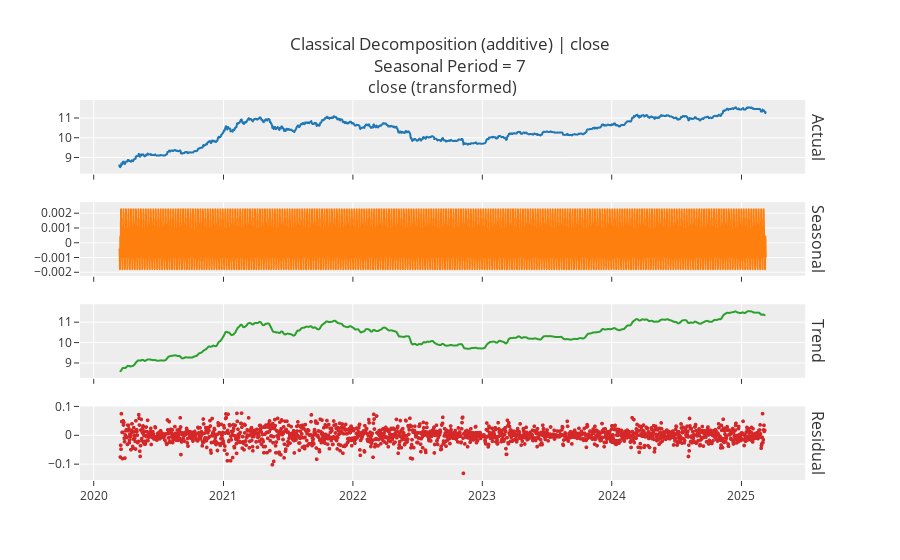
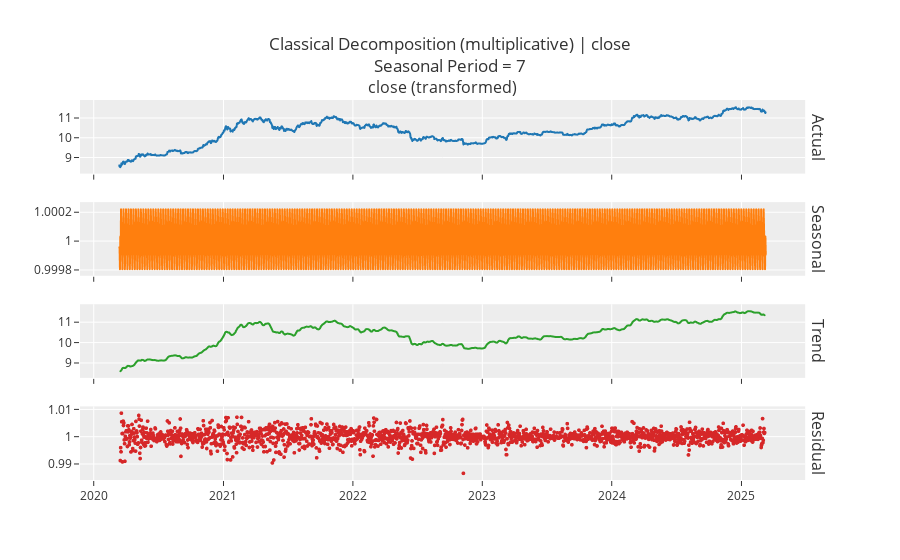
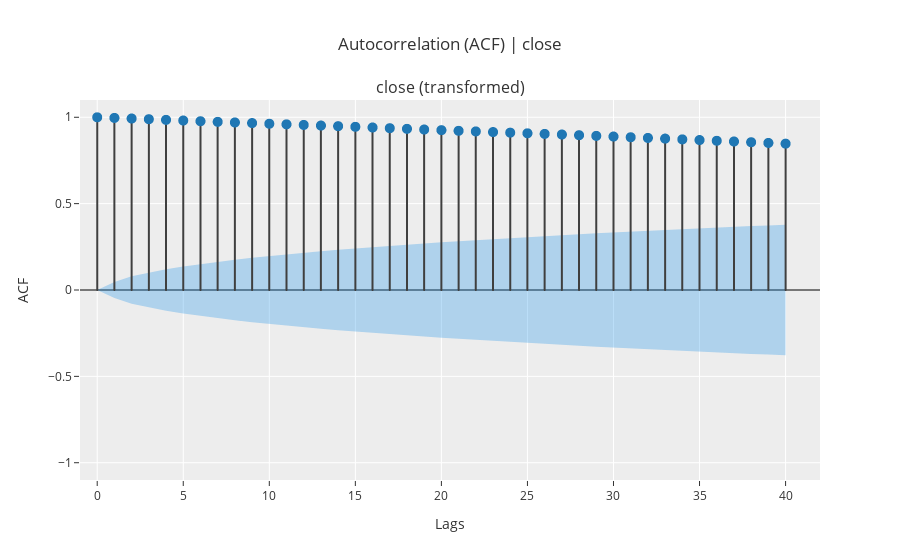
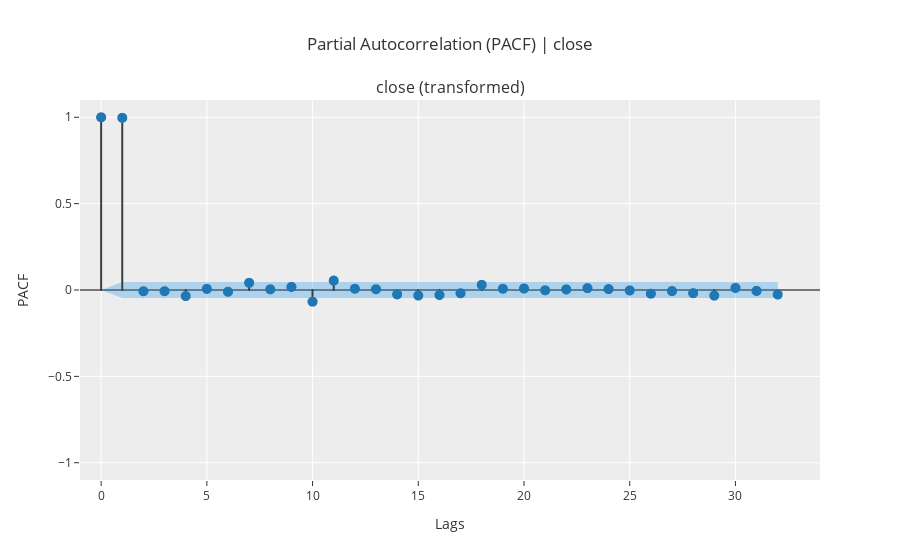

Write notebook code for charts like these, in order.
### Code cell
s.plot_model(plot='decomp')
s.plot_model(plot='decomp', data_kwargs={'type': 'multiplicative'})
s.plot_model(plot='acf')
s.plot_model(plot='pacf')

### Figure 1 — Plotly figure (JSON) as saved in the notebook; plotly's stock layout.template omitted (floating-point values rounded to 4 significant figures; data arrays with more than 128 entries replaced by an {"elided": "..."} marker saying what was removed)
{"data": [{"line": {"color": "rgb(31, 119, 180)", "width": 2}, "marker": {"size": 2}, "mode": "lines+markers", "name": "Actual", "type": "scattergl", "x": {"elided": "1825 str values"}, "xaxis": "x", "y": {"elided": "1825 float values"}, "yaxis": "y"}, {"line": {"color": "rgb(255, 127, 14)", "width": 2}, "marker": {"size": 2}, "mode": "lines+markers", "name": "Seasonal", "type": "scattergl", "x": {"elided": "1825 str values"}, "xaxis": "x2", "y": {"elided": "1825 float values"}, "yaxis": "y2"}, {"line": {"color": "rgb(44, 160, 44)", "width": 2}, "marker": {"size": 2}, "mode": "lines+markers", "name": "Trend", "type": "scattergl", "x": {"elided": "1825 str values"}, "xaxis": "x3", "y": {"elided": "1825 float values"}, "yaxis": "y3"}, {"line": {"color": "rgb(214, 39, 40)", "width": 2}, "marker": {"size": 4}, "mode": "markers", "name": "Residuals", "type": "scattergl", "x": {"elided": "1825 str values"}, "xaxis": "x4", "y": {"elided": "1825 float values"}, "yaxis": "y4"}], "layout": {"annotations": [{"font": {"size": 16}, "showarrow": false, "text": "close (transformed)", "x": 0.49, "xanchor": "center", "xref": "paper", "y": 1, "yanchor": "bottom", "yref": "paper"}, {"font": {"size": 16}, "showarrow": false, "text": "Actual", "textangle": 90, "x": 0.98, "xanchor": "left", "xref": "paper", "y": 0.9031, "yanchor": "middle", "yref": "paper"}, {"font": {"size": 16}, "showarrow": false, "text": "Seasonal", "textangle": 90, "x": 0.98, "xanchor": "left", "xref": "paper", "y": 0.6344, "yanchor": "middle", "yref": "paper"}, {"font": {"size": 16}, "showarrow": false, "text": "Trend", "textangle": 90, "x": 0.98, "xanchor": "left", "xref": "paper", "y": 0.3656, "yanchor": "middle", "yref": "paper"}, {"font": {"size": 16}, "showarrow": false, "text": "Residual", "textangle": 90, "x": 0.98, "xanchor": "left", "xref": "paper", "y": 0.09688, "yanchor": "middle", "yref": "paper"}], "showlegend": false, "title": {"text": "Classical Decomposition (additive) | close<br>Seasonal Period = 7"}, "xaxis": {"anchor": "y", "domain": [0, 0.98], "matches": "x4", "showticklabels": false}, "xaxis2": {"anchor": "y2", "domain": [0, 0.98], "matches": "x4", "showticklabels": false}, "xaxis3": {"anchor": "y3", "domain": [0, 0.98], "matches": "x4", "showticklabels": false}, "xaxis4": {"anchor": "y4", "domain": [0, 0.98]}, "yaxis": {"anchor": "x", "domain": [0.8063, 1]}, "yaxis2": {"anchor": "x2", "domain": [0.5375, 0.7312]}, "yaxis3": {"anchor": "x3", "domain": [0.2687, 0.4625]}, "yaxis4": {"anchor": "x4", "domain": [0, 0.1938]}}}

### Figure 2 — Plotly figure (JSON) as saved in the notebook; plotly's stock layout.template omitted (floating-point values rounded to 4 significant figures; data arrays with more than 128 entries replaced by an {"elided": "..."} marker saying what was removed)
{"data": [{"line": {"color": "rgb(31, 119, 180)", "width": 2}, "marker": {"size": 2}, "mode": "lines+markers", "name": "Actual", "type": "scattergl", "x": {"elided": "1825 str values"}, "xaxis": "x", "y": {"elided": "1825 float values"}, "yaxis": "y"}, {"line": {"color": "rgb(255, 127, 14)", "width": 2}, "marker": {"size": 2}, "mode": "lines+markers", "name": "Seasonal", "type": "scattergl", "x": {"elided": "1825 str values"}, "xaxis": "x2", "y": {"elided": "1825 float values"}, "yaxis": "y2"}, {"line": {"color": "rgb(44, 160, 44)", "width": 2}, "marker": {"size": 2}, "mode": "lines+markers", "name": "Trend", "type": "scattergl", "x": {"elided": "1825 str values"}, "xaxis": "x3", "y": {"elided": "1825 float values"}, "yaxis": "y3"}, {"line": {"color": "rgb(214, 39, 40)", "width": 2}, "marker": {"size": 4}, "mode": "markers", "name": "Residuals", "type": "scattergl", "x": {"elided": "1825 str values"}, "xaxis": "x4", "y": {"elided": "1825 float values"}, "yaxis": "y4"}], "layout": {"annotations": [{"font": {"size": 16}, "showarrow": false, "text": "close (transformed)", "x": 0.49, "xanchor": "center", "xref": "paper", "y": 1, "yanchor": "bottom", "yref": "paper"}, {"font": {"size": 16}, "showarrow": false, "text": "Actual", "textangle": 90, "x": 0.98, "xanchor": "left", "xref": "paper", "y": 0.9031, "yanchor": "middle", "yref": "paper"}, {"font": {"size": 16}, "showarrow": false, "text": "Seasonal", "textangle": 90, "x": 0.98, "xanchor": "left", "xref": "paper", "y": 0.6344, "yanchor": "middle", "yref": "paper"}, {"font": {"size": 16}, "showarrow": false, "text": "Trend", "textangle": 90, "x": 0.98, "xanchor": "left", "xref": "paper", "y": 0.3656, "yanchor": "middle", "yref": "paper"}, {"font": {"size": 16}, "showarrow": false, "text": "Residual", "textangle": 90, "x": 0.98, "xanchor": "left", "xref": "paper", "y": 0.09688, "yanchor": "middle", "yref": "paper"}], "showlegend": false, "title": {"text": "Classical Decomposition (multiplicative) | close<br>Seasonal Period = 7"}, "xaxis": {"anchor": "y", "domain": [0, 0.98], "matches": "x4", "showticklabels": false}, "xaxis2": {"anchor": "y2", "domain": [0, 0.98], "matches": "x4", "showticklabels": false}, "xaxis3": {"anchor": "y3", "domain": [0, 0.98], "matches": "x4", "showticklabels": false}, "xaxis4": {"anchor": "y4", "domain": [0, 0.98]}, "yaxis": {"anchor": "x", "domain": [0.8063, 1]}, "yaxis2": {"anchor": "x2", "domain": [0.5375, 0.7312]}, "yaxis3": {"anchor": "x3", "domain": [0.2687, 0.4625]}, "yaxis4": {"anchor": "x4", "domain": [0, 0.1938]}}}

### Figure 3 — Plotly figure (JSON) as saved in the notebook; plotly's stock layout.template omitted (floating-point values rounded to 4 significant figures)
{"data": [{"line": {"color": "#3f3f3f"}, "marker": {"size": 10}, "mode": "lines", "name": "ACF", "showlegend": false, "type": "scattergl", "x": [0, 0], "xaxis": "x", "y": [0, 1], "yaxis": "y"}, {"line": {"color": "#3f3f3f"}, "marker": {"size": 10}, "mode": "lines", "name": "ACF", "showlegend": false, "type": "scattergl", "x": [1, 1], "xaxis": "x", "y": [0, 0.9963], "yaxis": "y"}, {"line": {"color": "#3f3f3f"}, "marker": {"size": 10}, "mode": "lines", "name": "ACF", "showlegend": false, "type": "scattergl", "x": [2, 2], "xaxis": "x", "y": [0, 0.9926], "yaxis": "y"}, {"line": {"color": "#3f3f3f"}, "marker": {"size": 10}, "mode": "lines", "name": "ACF", "showlegend": false, "type": "scattergl", "x": [3, 3], "xaxis": "x", "y": [0, 0.9889], "yaxis": "y"}, {"line": {"color": "#3f3f3f"}, "marker": {"size": 10}, "mode": "lines", "name": "ACF", "showlegend": false, "type": "scattergl", "x": [4, 4], "xaxis": "x", "y": [0, 0.985], "yaxis": "y"}, {"line": {"color": "#3f3f3f"}, "marker": {"size": 10}, "mode": "lines", "name": "ACF", "showlegend": false, "type": "scattergl", "x": [5, 5], "xaxis": "x", "y": [0, 0.9811], "yaxis": "y"}, {"line": {"color": "#3f3f3f"}, "marker": {"size": 10}, "mode": "lines", "name": "ACF", "showlegend": false, "type": "scattergl", "x": [6, 6], "xaxis": "x", "y": [0, 0.9772], "yaxis": "y"}, {"line": {"color": "#3f3f3f"}, "marker": {"size": 10}, "mode": "lines", "name": "ACF", "showlegend": false, "type": "scattergl", "x": [7, 7], "xaxis": "x", "y": [0, 0.9735], "yaxis": "y"}, {"line": {"color": "#3f3f3f"}, "marker": {"size": 10}, "mode": "lines", "name": "ACF", "showlegend": false, "type": "scattergl", "x": [8, 8], "xaxis": "x", "y": [0, 0.9699], "yaxis": "y"}, {"line": {"color": "#3f3f3f"}, "marker": {"size": 10}, "mode": "lines", "name": "ACF", "showlegend": false, "type": "scattergl", "x": [9, 9], "xaxis": "x", "y": [0, 0.9664], "yaxis": "y"}, {"line": {"color": "#3f3f3f"}, "marker": {"size": 10}, "mode": "lines", "name": "ACF", "showlegend": false, "type": "scattergl", "x": [10, 10], "xaxis": "x", "y": [0, 0.9625], "yaxis": "y"}, {"line": {"color": "#3f3f3f"}, "marker": {"size": 10}, "mode": "lines", "name": "ACF", "showlegend": false, "type": "scattergl", "x": [11, 11], "xaxis": "x", "y": [0, 0.959], "yaxis": "y"}, {"line": {"color": "#3f3f3f"}, "marker": {"size": 10}, "mode": "lines", "name": "ACF", "showlegend": false, "type": "scattergl", "x": [12, 12], "xaxis": "x", "y": [0, 0.9555], "yaxis": "y"}, {"line": {"color": "#3f3f3f"}, "marker": {"size": 10}, "mode": "lines", "name": "ACF", "showlegend": false, "type": "scattergl", "x": [13, 13], "xaxis": "x", "y": [0, 0.9521], "yaxis": "y"}, {"line": {"color": "#3f3f3f"}, "marker": {"size": 10}, "mode": "lines", "name": "ACF", "showlegend": false, "type": "scattergl", "x": [14, 14], "xaxis": "x", "y": [0, 0.9485], "yaxis": "y"}, {"line": {"color": "#3f3f3f"}, "marker": {"size": 10}, "mode": "lines", "name": "ACF", "showlegend": false, "type": "scattergl", "x": [15, 15], "xaxis": "x", "y": [0, 0.9447], "yaxis": "y"}, {"line": {"color": "#3f3f3f"}, "marker": {"size": 10}, "mode": "lines", "name": "ACF", "showlegend": false, "type": "scattergl", "x": [16, 16], "xaxis": "x", "y": [0, 0.9408], "yaxis": "y"}, {"line": {"color": "#3f3f3f"}, "marker": {"size": 10}, "mode": "lines", "name": "ACF", "showlegend": false, "type": "scattergl", "x": [17, 17], "xaxis": "x", "y": [0, 0.9368], "yaxis": "y"}, {"line": {"color": "#3f3f3f"}, "marker": {"size": 10}, "mode": "lines", "name": "ACF", "showlegend": false, "type": "scattergl", "x": [18, 18], "xaxis": "x", "y": [0, 0.9329], "yaxis": "y"}, {"line": {"color": "#3f3f3f"}, "marker": {"size": 10}, "mode": "lines", "name": "ACF", "showlegend": false, "type": "scattergl", "x": [19, 19], "xaxis": "x", "y": [0, 0.9291], "yaxis": "y"}, {"line": {"color": "#3f3f3f"}, "marker": {"size": 10}, "mode": "lines", "name": "ACF", "showlegend": false, "type": "scattergl", "x": [20, 20], "xaxis": "x", "y": [0, 0.9254], "yaxis": "y"}, {"line": {"color": "#3f3f3f"}, "marker": {"size": 10}, "mode": "lines", "name": "ACF", "showlegend": false, "type": "scattergl", "x": [21, 21], "xaxis": "x", "y": [0, 0.9217], "yaxis": "y"}, {"line": {"color": "#3f3f3f"}, "marker": {"size": 10}, "mode": "lines", "name": "ACF", "showlegend": false, "type": "scattergl", "x": [22, 22], "xaxis": "x", "y": [0, 0.918], "yaxis": "y"}, {"line": {"color": "#3f3f3f"}, "marker": {"size": 10}, "mode": "lines", "name": "ACF", "showlegend": false, "type": "scattergl", "x": [23, 23], "xaxis": "x", "y": [0, 0.9144], "yaxis": "y"}, {"line": {"color": "#3f3f3f"}, "marker": {"size": 10}, "mode": "lines", "name": "ACF", "showlegend": false, "type": "scattergl", "x": [24, 24], "xaxis": "x", "y": [0, 0.9109], "yaxis": "y"}, {"line": {"color": "#3f3f3f"}, "marker": {"size": 10}, "mode": "lines", "name": "ACF", "showlegend": false, "type": "scattergl", "x": [25, 25], "xaxis": "x", "y": [0, 0.9073], "yaxis": "y"}, {"line": {"color": "#3f3f3f"}, "marker": {"size": 10}, "mode": "lines", "name": "ACF", "showlegend": false, "type": "scattergl", "x": [26, 26], "xaxis": "x", "y": [0, 0.9037], "yaxis": "y"}, {"line": {"color": "#3f3f3f"}, "marker": {"size": 10}, "mode": "lines", "name": "ACF", "showlegend": false, "type": "scattergl", "x": [27, 27], "xaxis": "x", "y": [0, 0.9], "yaxis": "y"}, {"line": {"color": "#3f3f3f"}, "marker": {"size": 10}, "mode": "lines", "name": "ACF", "showlegend": false, "type": "scattergl", "x": [28, 28], "xaxis": "x", "y": [0, 0.8963], "yaxis": "y"}, {"line": {"color": "#3f3f3f"}, "marker": {"size": 10}, "mode": "lines", "name": "ACF", "showlegend": false, "type": "scattergl", "x": [29, 29], "xaxis": "x", "y": [0, 0.8923], "yaxis": "y"}, {"line": {"color": "#3f3f3f"}, "marker": {"size": 10}, "mode": "lines", "name": "ACF", "showlegend": false, "type": "scattergl", "x": [30, 30], "xaxis": "x", "y": [0, 0.8884], "yaxis": "y"}, {"line": {"color": "#3f3f3f"}, "marker": {"size": 10}, "mode": "lines", "name": "ACF", "showlegend": false, "type": "scattergl", "x": [31, 31], "xaxis": "x", "y": [0, 0.8844], "yaxis": "y"}, {"line": {"color": "#3f3f3f"}, "marker": {"size": 10}, "mode": "lines", "name": "ACF", "showlegend": false, "type": "scattergl", "x": [32, 32], "xaxis": "x", "y": [0, 0.8803], "yaxis": "y"}, {"line": {"color": "#3f3f3f"}, "marker": {"size": 10}, "mode": "lines", "name": "ACF", "showlegend": false, "type": "scattergl", "x": [33, 33], "xaxis": "x", "y": [0, 0.8763], "yaxis": "y"}, {"line": {"color": "#3f3f3f"}, "marker": {"size": 10}, "mode": "lines", "name": "ACF", "showlegend": false, "type": "scattergl", "x": [34, 34], "xaxis": "x", "y": [0, 0.8721], "yaxis": "y"}, {"line": {"color": "#3f3f3f"}, "marker": {"size": 10}, "mode": "lines", "name": "ACF", "showlegend": false, "type": "scattergl", "x": [35, 35], "xaxis": "x", "y": [0, 0.868], "yaxis": "y"}, {"line": {"color": "#3f3f3f"}, "marker": {"size": 10}, "mode": "lines", "name": "ACF", "showlegend": false, "type": "scattergl", "x": [36, 36], "xaxis": "x", "y": [0, 0.8639], "yaxis": "y"}, {"line": {"color": "#3f3f3f"}, "marker": {"size": 10}, "mode": "lines", "name": "ACF", "showlegend": false, "type": "scattergl", "x": [37, 37], "xaxis": "x", "y": [0, 0.8598], "yaxis": "y"}, {"line": {"color": "#3f3f3f"}, "marker": {"size": 10}, "mode": "lines", "name": "ACF", "showlegend": false, "type": "scattergl", "x": [38, 38], "xaxis": "x", "y": [0, 0.8557], "yaxis": "y"}, {"line": {"color": "#3f3f3f"}, "marker": {"size": 10}, "mode": "lines", "name": "ACF", "showlegend": false, "type": "scattergl", "x": [39, 39], "xaxis": "x", "y": [0, 0.8514], "yaxis": "y"}, {"line": {"color": "#3f3f3f"}, "marker": {"size": 10}, "mode": "lines", "name": "ACF", "showlegend": false, "type": "scattergl", "x": [40, 40], "xaxis": "x", "y": [0, 0.8472], "yaxis": "y"}, {"marker": {"color": "#1f77b4", "size": 10}, "mode": "markers", "name": "ACF", "showlegend": false, "type": "scattergl", "x": [0, 1, 2, 3, 4, 5, 6, 7, 8, 9, 10, 11, 12, 13, 14, 15, 16, 17, 18, 19, 20, 21, 22, 23, 24, 25, 26, 27, 28, 29, 30, 31, 32, 33, 34, 35, 36, 37, 38, 39, 40], "xaxis": "x", "y": [1, 0.9963, 0.9926, 0.9889, 0.985, 0.9811, 0.9772, 0.9735, 0.9699, 0.9664, 0.9625, 0.959, 0.9555, 0.9521, 0.9485, 0.9447, 0.9408, 0.9368, 0.9329, 0.9291, 0.9254, 0.9217, 0.918, 0.9144, 0.9109, 0.9073, 0.9037, 0.9, 0.8963, 0.8923, 0.8884, 0.8844, 0.8803, 0.8763, 0.8721, 0.868, 0.8639, 0.8598, 0.8557, 0.8514, 0.8472], "yaxis": "y"}, {"line": {"color": "rgba(255,255,255,0)"}, "marker": {"size": 10}, "mode": "lines", "name": "UC", "showlegend": false, "type": "scatter", "x": [0, 1, 2, 3, 4, 5, 6, 7, 8, 9, 10, 11, 12, 13, 14, 15, 16, 17, 18, 19, 20, 21, 22, 23, 24, 25, 26, 27, 28, 29, 30, 31, 32, 33, 34, 35, 36, 37, 38, 39, 40], "xaxis": "x", "y": [0, 0.04588, 0.07927, 0.1021, 0.1206, 0.1365, 0.1506, 0.1634, 0.1752, 0.1862, 0.1964, 0.2061, 0.2153, 0.2241, 0.2324, 0.2404, 0.2481, 0.2555, 0.2627, 0.2695, 0.2762, 0.2826, 0.2889, 0.295, 0.3009, 0.3066, 0.3122, 0.3177, 0.323, 0.3282, 0.3333, 0.3382, 0.3431, 0.3478, 0.3524, 0.3569, 0.3613, 0.3656, 0.3699, 0.374, 0.3781], "yaxis": "y"}, {"fill": "tonexty", "fillcolor": "rgba(32, 146, 230,0.3)", "line": {"color": "rgba(255,255,255,0)"}, "marker": {"size": 10}, "mode": "lines", "name": "LC", "showlegend": false, "type": "scatter", "x": [0, 1, 2, 3, 4, 5, 6, 7, 8, 9, 10, 11, 12, 13, 14, 15, 16, 17, 18, 19, 20, 21, 22, 23, 24, 25, 26, 27, 28, 29, 30, 31, 32, 33, 34, 35, 36, 37, 38, 39, 40], "xaxis": "x", "y": [0, -0.04588, -0.07927, -0.1021, -0.1206, -0.1365, -0.1506, -0.1634, -0.1752, -0.1862, -0.1964, -0.2061, -0.2153, -0.2241, -0.2324, -0.2404, -0.2481, -0.2555, -0.2627, -0.2695, -0.2762, -0.2826, -0.2889, -0.295, -0.3009, -0.3066, -0.3122, -0.3177, -0.323, -0.3282, -0.3333, -0.3382, -0.3431, -0.3478, -0.3524, -0.3569, -0.3613, -0.3656, -0.3699, -0.374, -0.3781], "yaxis": "y"}], "layout": {"annotations": [{"font": {"size": 16}, "showarrow": false, "text": "close (transformed)", "x": 0.5, "xanchor": "center", "xref": "paper", "y": 1, "yanchor": "bottom", "yref": "paper"}], "showlegend": false, "title": {"text": "Autocorrelation (ACF) | close"}, "xaxis": {"anchor": "y", "domain": [0, 1], "range": [-1, 42], "title": {"text": "Lags"}}, "yaxis": {"anchor": "x", "domain": [0, 1], "range": [-1.1, 1.1], "title": {"text": "ACF"}, "zerolinecolor": "#000000"}}}

### Figure 4 — Plotly figure (JSON) as saved in the notebook; plotly's stock layout.template omitted (floating-point values rounded to 4 significant figures)
{"data": [{"line": {"color": "#3f3f3f"}, "marker": {"size": 10}, "mode": "lines", "name": "PACF", "showlegend": false, "type": "scattergl", "x": [0, 0], "xaxis": "x", "y": [0, 1], "yaxis": "y"}, {"line": {"color": "#3f3f3f"}, "marker": {"size": 10}, "mode": "lines", "name": "PACF", "showlegend": false, "type": "scattergl", "x": [1, 1], "xaxis": "x", "y": [0, 0.9969], "yaxis": "y"}, {"line": {"color": "#3f3f3f"}, "marker": {"size": 10}, "mode": "lines", "name": "PACF", "showlegend": false, "type": "scattergl", "x": [2, 2], "xaxis": "x", "y": [0, -0.007203], "yaxis": "y"}, {"line": {"color": "#3f3f3f"}, "marker": {"size": 10}, "mode": "lines", "name": "PACF", "showlegend": false, "type": "scattergl", "x": [3, 3], "xaxis": "x", "y": [0, -0.007085], "yaxis": "y"}, {"line": {"color": "#3f3f3f"}, "marker": {"size": 10}, "mode": "lines", "name": "PACF", "showlegend": false, "type": "scattergl", "x": [4, 4], "xaxis": "x", "y": [0, -0.03491], "yaxis": "y"}, {"line": {"color": "#3f3f3f"}, "marker": {"size": 10}, "mode": "lines", "name": "PACF", "showlegend": false, "type": "scattergl", "x": [5, 5], "xaxis": "x", "y": [0, 0.006457], "yaxis": "y"}, {"line": {"color": "#3f3f3f"}, "marker": {"size": 10}, "mode": "lines", "name": "PACF", "showlegend": false, "type": "scattergl", "x": [6, 6], "xaxis": "x", "y": [0, -0.01021], "yaxis": "y"}, {"line": {"color": "#3f3f3f"}, "marker": {"size": 10}, "mode": "lines", "name": "PACF", "showlegend": false, "type": "scattergl", "x": [7, 7], "xaxis": "x", "y": [0, 0.0416], "yaxis": "y"}, {"line": {"color": "#3f3f3f"}, "marker": {"size": 10}, "mode": "lines", "name": "PACF", "showlegend": false, "type": "scattergl", "x": [8, 8], "xaxis": "x", "y": [0, 0.004029], "yaxis": "y"}, {"line": {"color": "#3f3f3f"}, "marker": {"size": 10}, "mode": "lines", "name": "PACF", "showlegend": false, "type": "scattergl", "x": [9, 9], "xaxis": "x", "y": [0, 0.01787], "yaxis": "y"}, {"line": {"color": "#3f3f3f"}, "marker": {"size": 10}, "mode": "lines", "name": "PACF", "showlegend": false, "type": "scattergl", "x": [10, 10], "xaxis": "x", "y": [0, -0.06762], "yaxis": "y"}, {"line": {"color": "#3f3f3f"}, "marker": {"size": 10}, "mode": "lines", "name": "PACF", "showlegend": false, "type": "scattergl", "x": [11, 11], "xaxis": "x", "y": [0, 0.05424], "yaxis": "y"}, {"line": {"color": "#3f3f3f"}, "marker": {"size": 10}, "mode": "lines", "name": "PACF", "showlegend": false, "type": "scattergl", "x": [12, 12], "xaxis": "x", "y": [0, 0.007274], "yaxis": "y"}, {"line": {"color": "#3f3f3f"}, "marker": {"size": 10}, "mode": "lines", "name": "PACF", "showlegend": false, "type": "scattergl", "x": [13, 13], "xaxis": "x", "y": [0, 0.004448], "yaxis": "y"}, {"line": {"color": "#3f3f3f"}, "marker": {"size": 10}, "mode": "lines", "name": "PACF", "showlegend": false, "type": "scattergl", "x": [14, 14], "xaxis": "x", "y": [0, -0.02512], "yaxis": "y"}, {"line": {"color": "#3f3f3f"}, "marker": {"size": 10}, "mode": "lines", "name": "PACF", "showlegend": false, "type": "scattergl", "x": [15, 15], "xaxis": "x", "y": [0, -0.0319], "yaxis": "y"}, {"line": {"color": "#3f3f3f"}, "marker": {"size": 10}, "mode": "lines", "name": "PACF", "showlegend": false, "type": "scattergl", "x": [16, 16], "xaxis": "x", "y": [0, -0.02859], "yaxis": "y"}, {"line": {"color": "#3f3f3f"}, "marker": {"size": 10}, "mode": "lines", "name": "PACF", "showlegend": false, "type": "scattergl", "x": [17, 17], "xaxis": "x", "y": [0, -0.01874], "yaxis": "y"}, {"line": {"color": "#3f3f3f"}, "marker": {"size": 10}, "mode": "lines", "name": "PACF", "showlegend": false, "type": "scattergl", "x": [18, 18], "xaxis": "x", "y": [0, 0.02979], "yaxis": "y"}, {"line": {"color": "#3f3f3f"}, "marker": {"size": 10}, "mode": "lines", "name": "PACF", "showlegend": false, "type": "scattergl", "x": [19, 19], "xaxis": "x", "y": [0, 0.007146], "yaxis": "y"}, {"line": {"color": "#3f3f3f"}, "marker": {"size": 10}, "mode": "lines", "name": "PACF", "showlegend": false, "type": "scattergl", "x": [20, 20], "xaxis": "x", "y": [0, 0.008641], "yaxis": "y"}, {"line": {"color": "#3f3f3f"}, "marker": {"size": 10}, "mode": "lines", "name": "PACF", "showlegend": false, "type": "scattergl", "x": [21, 21], "xaxis": "x", "y": [0, -0.001779], "yaxis": "y"}, {"line": {"color": "#3f3f3f"}, "marker": {"size": 10}, "mode": "lines", "name": "PACF", "showlegend": false, "type": "scattergl", "x": [22, 22], "xaxis": "x", "y": [0, 0.00347], "yaxis": "y"}, {"line": {"color": "#3f3f3f"}, "marker": {"size": 10}, "mode": "lines", "name": "PACF", "showlegend": false, "type": "scattergl", "x": [23, 23], "xaxis": "x", "y": [0, 0.01069], "yaxis": "y"}, {"line": {"color": "#3f3f3f"}, "marker": {"size": 10}, "mode": "lines", "name": "PACF", "showlegend": false, "type": "scattergl", "x": [24, 24], "xaxis": "x", "y": [0, 0.005312], "yaxis": "y"}, {"line": {"color": "#3f3f3f"}, "marker": {"size": 10}, "mode": "lines", "name": "PACF", "showlegend": false, "type": "scattergl", "x": [25, 25], "xaxis": "x", "y": [0, -0.002519], "yaxis": "y"}, {"line": {"color": "#3f3f3f"}, "marker": {"size": 10}, "mode": "lines", "name": "PACF", "showlegend": false, "type": "scattergl", "x": [26, 26], "xaxis": "x", "y": [0, -0.0213], "yaxis": "y"}, {"line": {"color": "#3f3f3f"}, "marker": {"size": 10}, "mode": "lines", "name": "PACF", "showlegend": false, "type": "scattergl", "x": [27, 27], "xaxis": "x", "y": [0, -0.00609], "yaxis": "y"}, {"line": {"color": "#3f3f3f"}, "marker": {"size": 10}, "mode": "lines", "name": "PACF", "showlegend": false, "type": "scattergl", "x": [28, 28], "xaxis": "x", "y": [0, -0.01821], "yaxis": "y"}, {"line": {"color": "#3f3f3f"}, "marker": {"size": 10}, "mode": "lines", "name": "PACF", "showlegend": false, "type": "scattergl", "x": [29, 29], "xaxis": "x", "y": [0, -0.0326], "yaxis": "y"}, {"line": {"color": "#3f3f3f"}, "marker": {"size": 10}, "mode": "lines", "name": "PACF", "showlegend": false, "type": "scattergl", "x": [30, 30], "xaxis": "x", "y": [0, 0.01217], "yaxis": "y"}, {"line": {"color": "#3f3f3f"}, "marker": {"size": 10}, "mode": "lines", "name": "PACF", "showlegend": false, "type": "scattergl", "x": [31, 31], "xaxis": "x", "y": [0, -0.005335], "yaxis": "y"}, {"line": {"color": "#3f3f3f"}, "marker": {"size": 10}, "mode": "lines", "name": "PACF", "showlegend": false, "type": "scattergl", "x": [32, 32], "xaxis": "x", "y": [0, -0.02602], "yaxis": "y"}, {"marker": {"color": "#1f77b4", "size": 10}, "mode": "markers", "name": "PACF", "showlegend": false, "type": "scattergl", "x": [0, 1, 2, 3, 4, 5, 6, 7, 8, 9, 10, 11, 12, 13, 14, 15, 16, 17, 18, 19, 20, 21, 22, 23, 24, 25, 26, 27, 28, 29, 30, 31, 32], "xaxis": "x", "y": [1, 0.9969, -0.007203, -0.007085, -0.03491, 0.006457, -0.01021, 0.0416, 0.004029, 0.01787, -0.06762, 0.05424, 0.007274, 0.004448, -0.02512, -0.0319, -0.02859, -0.01874, 0.02979, 0.007146, 0.008641, -0.001779, 0.00347, 0.01069, 0.005312, -0.002519, -0.0213, -0.00609, -0.01821, -0.0326, 0.01217, -0.005335, -0.02602], "yaxis": "y"}, {"line": {"color": "rgba(255,255,255,0)"}, "marker": {"size": 10}, "mode": "lines", "name": "UC", "showlegend": false, "type": "scatter", "x": [0, 1, 2, 3, 4, 5, 6, 7, 8, 9, 10, 11, 12, 13, 14, 15, 16, 17, 18, 19, 20, 21, 22, 23, 24, 25, 26, 27, 28, 29, 30, 31, 32], "xaxis": "x", "y": [0, 0.04588, 0.04588, 0.04588, 0.04588, 0.04588, 0.04588, 0.04588, 0.04588, 0.04588, 0.04588, 0.04588, 0.04588, 0.04588, 0.04588, 0.04588, 0.04588, 0.04588, 0.04588, 0.04588, 0.04588, 0.04588, 0.04588, 0.04588, 0.04588, 0.04588, 0.04588, 0.04588, 0.04588, 0.04588, 0.04588, 0.04588, 0.04588], "yaxis": "y"}, {"fill": "tonexty", "fillcolor": "rgba(32, 146, 230,0.3)", "line": {"color": "rgba(255,255,255,0)"}, "marker": {"size": 10}, "mode": "lines", "name": "LC", "showlegend": false, "type": "scatter", "x": [0, 1, 2, 3, 4, 5, 6, 7, 8, 9, 10, 11, 12, 13, 14, 15, 16, 17, 18, 19, 20, 21, 22, 23, 24, 25, 26, 27, 28, 29, 30, 31, 32], "xaxis": "x", "y": [0, -0.04588, -0.04588, -0.04588, -0.04588, -0.04588, -0.04588, -0.04588, -0.04588, -0.04588, -0.04588, -0.04588, -0.04588, -0.04588, -0.04588, -0.04588, -0.04588, -0.04588, -0.04588, -0.04588, -0.04588, -0.04588, -0.04588, -0.04588, -0.04588, -0.04588, -0.04588, -0.04588, -0.04588, -0.04588, -0.04588, -0.04588, -0.04588], "yaxis": "y"}], "layout": {"annotations": [{"font": {"size": 16}, "showarrow": false, "text": "close (transformed)", "x": 0.5, "xanchor": "center", "xref": "paper", "y": 1, "yanchor": "bottom", "yref": "paper"}], "showlegend": false, "title": {"text": "Partial Autocorrelation (PACF) | close"}, "xaxis": {"anchor": "y", "domain": [0, 1], "range": [-1, 34], "title": {"text": "Lags"}}, "yaxis": {"anchor": "x", "domain": [0, 1], "range": [-1.1, 1.1], "title": {"text": "PACF"}, "zerolinecolor": "#000000"}}}
